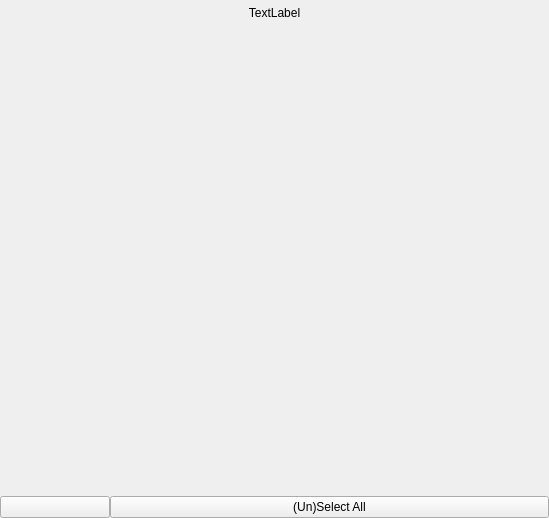
<?xml version="1.0" encoding="UTF-8"?>
<ui version="4.0">
 <class>ExplorerPage</class>
 <widget class="QWidget" name="ExplorerPage">
  <property name="geometry">
   <rect>
    <x>0</x>
    <y>0</y>
    <width>549</width>
    <height>518</height>
   </rect>
  </property>
  <property name="sizePolicy">
   <sizepolicy hsizetype="Fixed" vsizetype="Preferred">
    <horstretch>0</horstretch>
    <verstretch>0</verstretch>
   </sizepolicy>
  </property>
  <property name="contextMenuPolicy">
   <enum>Qt::ContextMenuPolicy::PreventContextMenu</enum>
  </property>
  <property name="windowTitle">
   <string>Form</string>
  </property>
  <layout class="QVBoxLayout" name="verticalLayout">
   <property name="spacing">
    <number>0</number>
   </property>
   <property name="leftMargin">
    <number>0</number>
   </property>
   <property name="topMargin">
    <number>0</number>
   </property>
   <property name="rightMargin">
    <number>0</number>
   </property>
   <property name="bottomMargin">
    <number>0</number>
   </property>
   <item>
    <layout class="QHBoxLayout" name="TopLayout">
     <property name="topMargin">
      <number>6</number>
     </property>
     <property name="bottomMargin">
      <number>6</number>
     </property>
     <item>
      <widget class="QLabel" name="curDirLabel">
       <property name="text">
        <string>TextLabel</string>
       </property>
       <property name="alignment">
        <set>Qt::AlignmentFlag::AlignCenter</set>
       </property>
      </widget>
     </item>
    </layout>
   </item>
   <item>
    <widget class="QScrollArea" name="FileList">
     <property name="sizePolicy">
      <sizepolicy hsizetype="Preferred" vsizetype="Expanding">
       <horstretch>0</horstretch>
       <verstretch>0</verstretch>
      </sizepolicy>
     </property>
     <property name="frameShape">
      <enum>QFrame::Shape::NoFrame</enum>
     </property>
     <property name="frameShadow">
      <enum>QFrame::Shadow::Plain</enum>
     </property>
     <property name="lineWidth">
      <number>0</number>
     </property>
     <property name="sizeAdjustPolicy">
      <enum>QAbstractScrollArea::SizeAdjustPolicy::AdjustIgnored</enum>
     </property>
     <property name="widgetResizable">
      <bool>true</bool>
     </property>
     <widget class="QWidget" name="FileListContent">
      <property name="geometry">
       <rect>
        <x>0</x>
        <y>0</y>
        <width>549</width>
        <height>466</height>
       </rect>
      </property>
      <property name="sizePolicy">
       <sizepolicy hsizetype="Preferred" vsizetype="Expanding">
        <horstretch>0</horstretch>
        <verstretch>0</verstretch>
       </sizepolicy>
      </property>
      <layout class="QHBoxLayout" name="horizontalLayout">
       <property name="spacing">
        <number>0</number>
       </property>
       <property name="leftMargin">
        <number>0</number>
       </property>
       <property name="topMargin">
        <number>0</number>
       </property>
       <property name="rightMargin">
        <number>0</number>
       </property>
       <property name="bottomMargin">
        <number>0</number>
       </property>
       <item>
        <layout class="QVBoxLayout" name="FileListContentVLayout">
         <property name="spacing">
          <number>0</number>
         </property>
        </layout>
       </item>
      </layout>
     </widget>
    </widget>
   </item>
   <item>
    <layout class="QHBoxLayout" name="BotLayout" stretch="2,8">
     <property name="spacing">
      <number>0</number>
     </property>
     <property name="topMargin">
      <number>0</number>
     </property>
     <item>
      <widget class="QPushButton" name="homeButton">
       <property name="sizePolicy">
        <sizepolicy hsizetype="Minimum" vsizetype="Fixed">
         <horstretch>0</horstretch>
         <verstretch>0</verstretch>
        </sizepolicy>
       </property>
       <property name="text">
        <string extracomment="⌂"/>
       </property>
       <property name="icon">
        <iconset resource="../../Resources/Pictures.qrc">
         <normaloff>:/pictures/Logos/HomeLogo64.png</normaloff>:/pictures/Logos/HomeLogo64.png</iconset>
       </property>
      </widget>
     </item>
     <item>
      <widget class="QPushButton" name="SelectAllButton">
       <property name="sizePolicy">
        <sizepolicy hsizetype="Expanding" vsizetype="Fixed">
         <horstretch>0</horstretch>
         <verstretch>0</verstretch>
        </sizepolicy>
       </property>
       <property name="text">
        <string>(Un)Select All</string>
       </property>
      </widget>
     </item>
    </layout>
   </item>
  </layout>
 </widget>
 <resources>
  <include location="../../Resources/Pictures.qrc"/>
 </resources>
 <connections/>
</ui>
